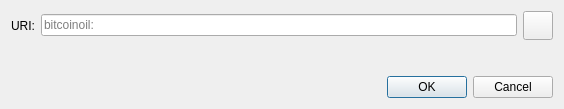
<?xml version="1.0" encoding="UTF-8"?>
<ui version="4.0">
 <class>OpenURIDialog</class>
 <widget class="QDialog" name="OpenURIDialog">
  <property name="geometry">
   <rect>
    <x>0</x>
    <y>0</y>
    <width>564</width>
    <height>109</height>
   </rect>
  </property>
  <property name="windowTitle">
   <string>Open bitcoinoil URI</string>
  </property>
  <layout class="QVBoxLayout" name="verticalLayout">
   <item>
    <layout class="QHBoxLayout" name="horizontalLayout">
     <item>
      <widget class="QLabel" name="label">
       <property name="text">
        <string>URI:</string>
       </property>
      </widget>
     </item>
     <item>
      <widget class="QValidatedLineEdit" name="uriEdit">
       <property name="placeholderText">
        <string notr="true">bitcoinoil:</string>
       </property>
      </widget>
     </item>
     <item>
      <widget class="QToolButton" name="pasteButton">
       <property name="toolTip">
        <string extracomment="Tooltip text for button that allows you to paste an address that is in your clipboard.">Paste address from clipboard</string>
       </property>
       <property name="text">
        <string/>
       </property>
       <property name="icon">
        <iconset resource="../bitcoinoil.qrc">
         <normaloff>:/icons/editpaste</normaloff>:/icons/editpaste
        </iconset>
       </property>
       <property name="iconSize">
        <size>
         <width>22</width>
         <height>22</height>
        </size>
       </property>
      </widget>
     </item>
    </layout>
   </item>
   <item>
    <spacer name="verticalSpacer">
     <property name="orientation">
      <enum>Qt::Vertical</enum>
     </property>
     <property name="sizeHint" stdset="0">
      <size>
       <width>20</width>
       <height>40</height>
      </size>
     </property>
    </spacer>
   </item>
   <item>
    <widget class="QDialogButtonBox" name="buttonBox">
     <property name="orientation">
      <enum>Qt::Horizontal</enum>
     </property>
     <property name="standardButtons">
      <set>QDialogButtonBox::Cancel|QDialogButtonBox::Ok</set>
     </property>
    </widget>
   </item>
  </layout>
 </widget>
 <customwidgets>
  <customwidget>
   <class>QValidatedLineEdit</class>
   <extends>QLineEdit</extends>
   <header>qt/qvalidatedlineedit.h</header>
  </customwidget>
 </customwidgets>
 <resources/>
 <connections>
  <connection>
   <sender>buttonBox</sender>
   <signal>accepted()</signal>
   <receiver>OpenURIDialog</receiver>
   <slot>accept()</slot>
   <hints>
    <hint type="sourcelabel">
     <x>248</x>
     <y>254</y>
    </hint>
    <hint type="destinationlabel">
     <x>157</x>
     <y>274</y>
    </hint>
   </hints>
  </connection>
  <connection>
   <sender>buttonBox</sender>
   <signal>rejected()</signal>
   <receiver>OpenURIDialog</receiver>
   <slot>reject()</slot>
   <hints>
    <hint type="sourcelabel">
     <x>316</x>
     <y>260</y>
    </hint>
    <hint type="destinationlabel">
     <x>286</x>
     <y>274</y>
    </hint>
   </hints>
  </connection>
 </connections>
</ui>
